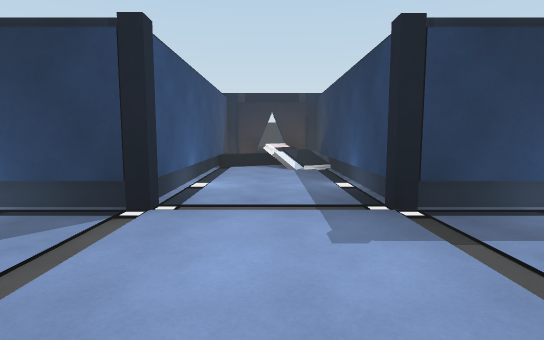
[1] (above)

16 first-person views from a walk through a 3-D level made in the Unity game engine. The camera is 1.5 m above the floor, tilts 6° down and sees 80° across. Doors are open. The floor is counted in squares, 2 m on a side. Each view is taken from the middle of a square. On the plan, view 1 faces up. The plan holds only what a view shows up to about 11 squares ahead; the rest is blank. The place goes on beyond the plan. Some animated figures are not drawn.

[2]
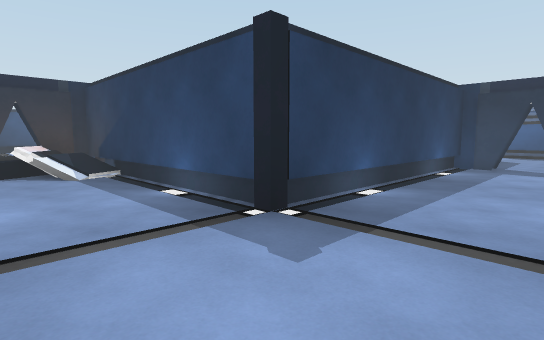

[3]
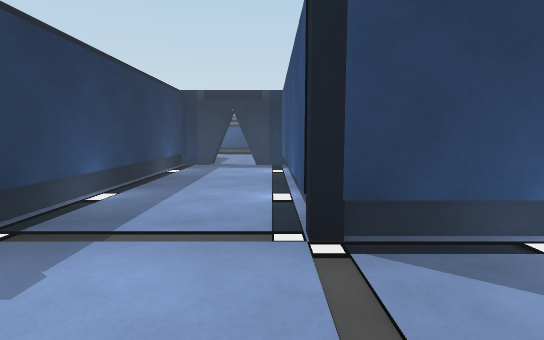

[4]
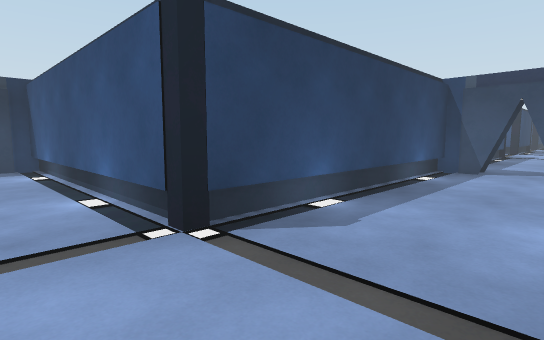

[5]
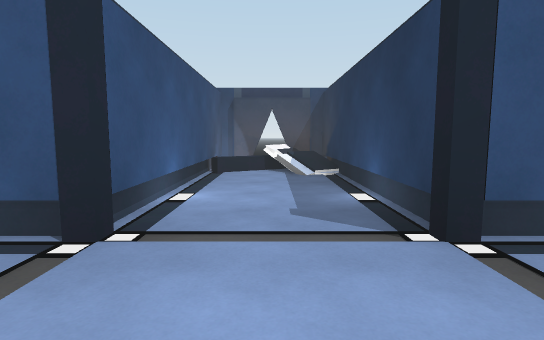

[6]
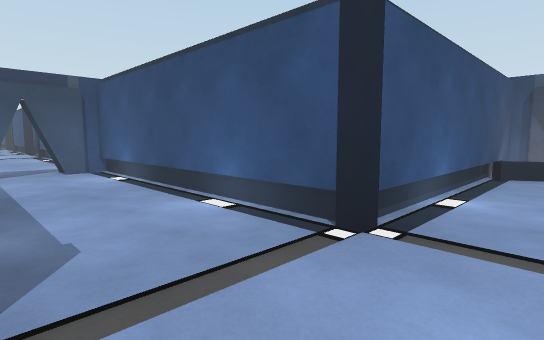

[7]
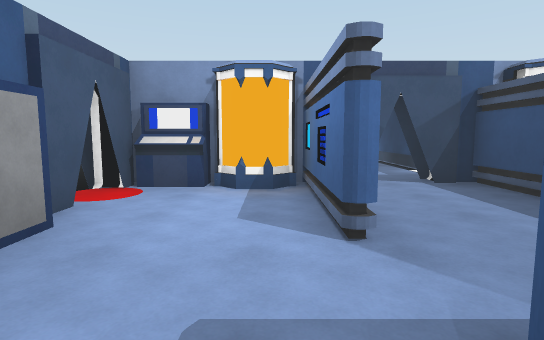

[8]
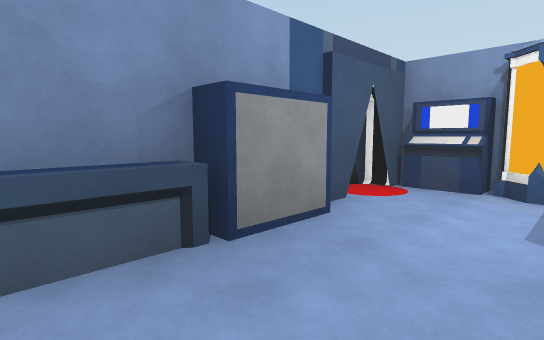

[9]
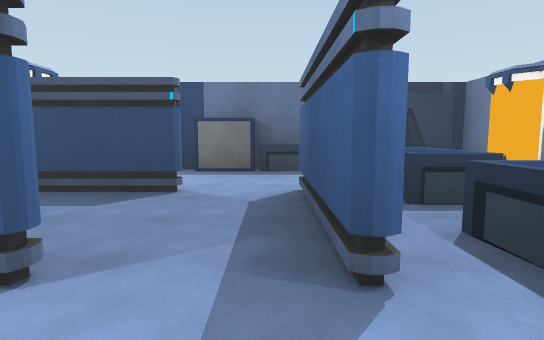

[10]
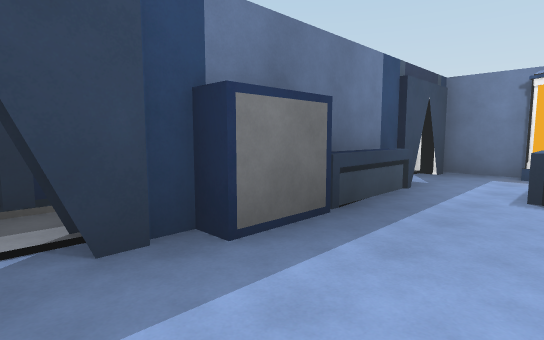

[11]
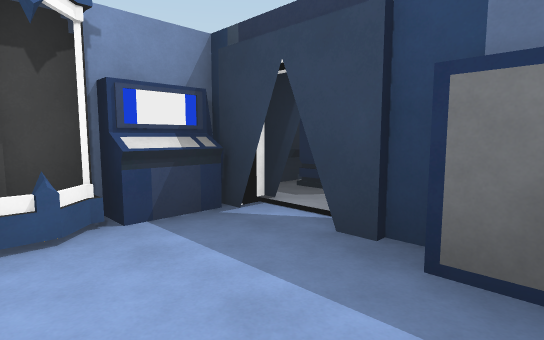

[12]
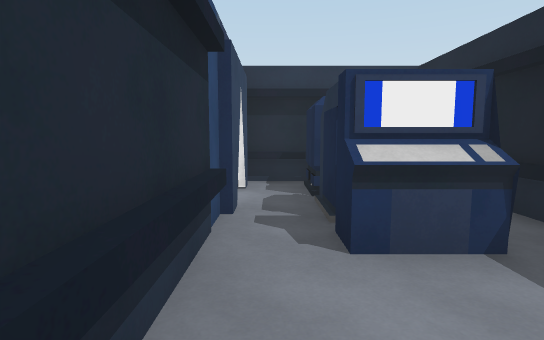

[13]
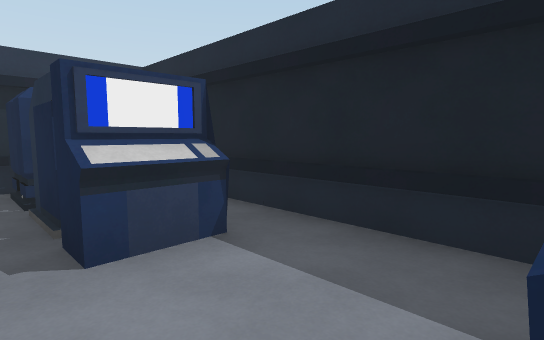

[14]
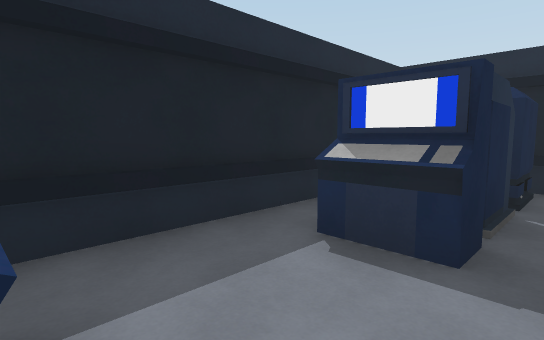

[15]
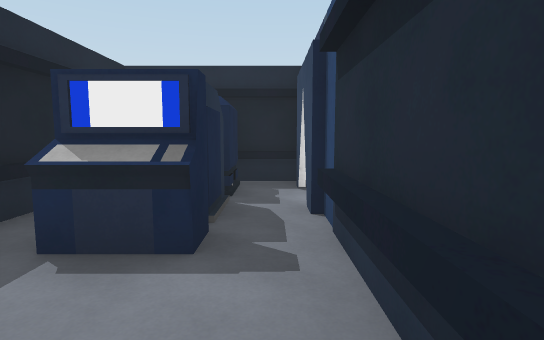

[16]
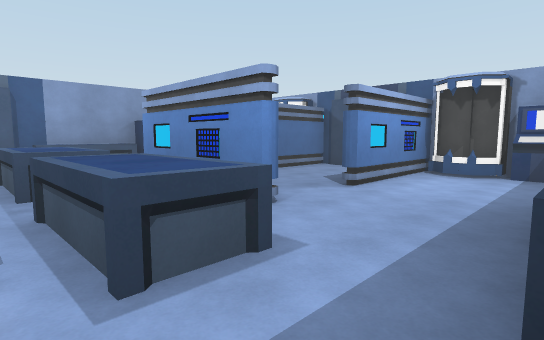

### Floor plan
Ten units are one square. View 1 is at (0, 0); x grows to the right and y downward. Boxes are objects, and circles mark ways between rooms. Rooms are numbered by the first view taken in them; rooms with no view inside come last. Other rooms are left out.
<svg viewBox="-80 -99 250 218">
<path fill="none" stroke="#000" d="M-12 106 -12 114M-8 57 -2 57M1 52 13 52 13 -8M-15 52 -2 52M-12 -8 -12 54M13 -8 74 -8 74 -17M74 -27 74 -22 74 -32 13 -32 13 -75M78 -8 96 -8M77 -36 77 -22M108 -32 78 -32M-12 -90 -12 -32 -55 -32M124 -5 124 -35M-70 -8 -12 -8M-59 -14 -57 -10M125 22 144 22M126 19 138 19M126 -35 126 -5M138 -59 118 -59M148 -61 126 -61M116 19 126 19M115 22 125 22M108 -5 78 -5M93 22 100 22M105 -61 91 -61M96 -66 91 -66M126 -61 116 -61M93 -65 148 -65M89 -66 83 -66M88 -61 78 -61M80 -65 89 -65M77 -75 77 -65M78 -35 108 -35M153 -65 159 -65M158 -61 158 -66M146 -94 95 -94M163 -65 163 -75M163 -47 163 -61 153 -61M-70 -18 -70 -8"/>
<rect x="75" y="15" width="10" height="10" fill="#bbb"><title>other object</title></rect>
<rect x="75" y="-5" width="10" height="10" fill="#bbb"><title>other object</title></rect>
<rect x="135" y="-15" width="10" height="20" fill="#bbb"><title>other object</title></rect>
<rect x="135" y="-45" width="10" height="20" fill="#bbb"><title>other object</title></rect>
<rect x="155" y="-45" width="10" height="10" fill="#bbb"><title>other object</title></rect>
<rect x="105" y="15" width="10" height="10" fill="#bbb"><title>other object</title></rect>
<rect x="75" y="-45" width="10" height="10" fill="#bbb"><title>other object</title></rect>
<rect x="75" y="-55" width="10" height="10" fill="#bbb"><title>other object</title></rect>
<rect x="75" y="-85" width="10" height="10" fill="#bbb"><title>other object</title></rect>
<rect x="85" y="-85" width="20" height="10" fill="#bbb"><title>other object</title></rect>
<rect x="105" y="-65" width="10" height="10" fill="#bbb"><title>other object</title></rect>
<rect x="105" y="-85" width="10" height="10" fill="#bbb"><title>other object</title></rect>
<rect x="125" y="-85" width="20" height="10" fill="#bbb"><title>other object</title></rect>
<rect x="145" y="-85" width="20" height="10" fill="#bbb"><title>other object</title></rect>
<rect x="-75" y="-25" width="10" height="10" fill="#bbb"><title>other object</title></rect>
<circle cx="0" cy="0" r="3" fill="#2a7"/>
<circle cx="110" cy="-10" r="3" fill="#2a7"/>
<circle cx="110" cy="-30" r="3" fill="#2a7"/>
<circle cx="120" cy="5" r="3" fill="#2a7"/>
<circle cx="90" cy="0" r="3" fill="#2a7"/>
<circle cx="90" cy="20" r="3" fill="#2a7"/>
<circle cx="120" cy="-45" r="3" fill="#2a7"/>
<circle cx="150" cy="-60" r="3" fill="#2a7"/>
<text x="0" y="100">1</text>
<text x="30" y="-20">2</text>
<text x="120" y="70">3</text>
<text x="110" y="10">4</text>
<text x="110" y="-60">5</text>
<text x="-70" y="-20">6</text>
</svg>
Room 1 opens to room 2. Room 2 opens to room 4. Room 2 opens to room 5. Room 3 opens to room 4. Room 3 opens to room 5.

Where each view was taken, in squares from view 1:
view 1: 0 up, 0 right, facing up
view 2: 1 up, 1 left, facing up-right
view 3: 1 up, 1 left, facing right
view 4: 2 up, 1 left, facing down-right
view 5: 2 up, 1 right, facing left
view 6: 2 up, 1 right, facing down-left
view 7: 0 up, 13 right, facing left
view 8: 0 up, 13 right, facing down-left
view 9: 1 down, 12 right, facing up
view 10: 4 up, 9 right, facing up-right
view 11: 4 up, 11 right, facing up-left
view 12: 7 up, 13 right, facing left
view 13: 7 up, 13 right, facing up-left
view 14: 7 up, 11 right, facing up-right
view 15: 7 up, 11 right, facing right
view 16: 6 up, 15 right, facing down-left
